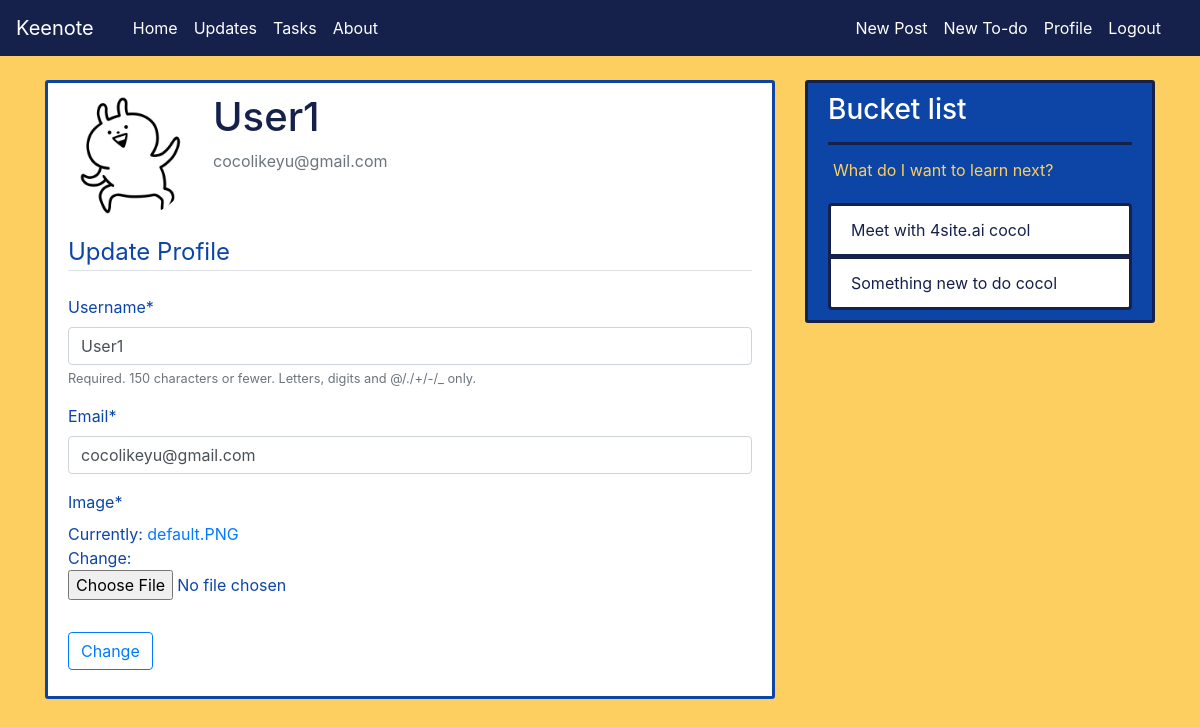
The app's page /profile/ (signed in) with its own data.
### users/models.py (models this page shows, shortened)
class Profile(models.Model):
    user = models.OneToOneField(User, on_delete=models.CASCADE)
    image = models.ImageField(default='default.PNG', upload_to='profile_pics')

### blog/models.py (models this page shows, shortened)
class Skill(models.Model):
    title = models.CharField(max_length = 200)
    content = models.TextField()
    author = models.ForeignKey(User, on_delete=models.CASCADE)

### users/views.py (the view)
# urls.py: path('profile/', user_views.profile, name='profile'),
@login_required
def profile(request):
    if request.method == 'POST':
        u_form = UserUpdateForm(request.POST, instance=request.user)
        p_form = ProfileUpdateForm(request.POST, request.FILES, instance=request.user.profile)
        if u_form.is_valid() and p_form.is_valid():
            u_form.save()
            p_form.save()
            messages.success(request, f'Your profile has been updated!')
            return redirect('profile')
    else:
        u_form = UserUpdateForm(instance=request.user)
        p_form = ProfileUpdateForm(instance=request.user.profile)
    context = {
        'u_form': u_form,
        'p_form': p_form
    }
    return render(request, 'users/profile.html', context)

### users/forms.py
class UserUpdateForm (forms.ModelForm):
    email = forms.EmailField()
    class Meta:
        model = User
        fields = ['username', 'email']

class ProfileUpdateForm(forms.ModelForm):
    class Meta:
        model= Profile
        fields = ['image']

### blog/templatetags/menu_items.py (called while the page is built)
@register.inclusion_tag('blog/menu_items.html')
def menu_items():
    user = User.objects.first()
    context = {
        'items': Skill.objects.filter(author=user) #filter(author=request.user)
    }
    return context #need to check user

### users/templates/users/profile.html (shortened to what this page needs)
{% extends "blog/base.html" %}
{% load crispy_forms_tags %}
{% block content %}
    <div class="content-section">
        <div class="media">
            <img class="rounded-circle account-img" src="{{ user.profile.image.url }}">
            <div class="media-body">
                <h2 class="account-heading">{{ user.username }}</h2>
                <p class="text-secondary">{{ user.email }}</p>
            </div>
        </div>
        <form method="POST" enctype="multipart/form-data">
            <fieldset class="form-group">
                <legend class="mb-4 border-bottom">Update Profile</legend>
                {{ u_form|crispy }}
                {{ p_form|crispy }}
            </fieldset>
            <div class="form-group">
                <button  class="btn btn-outline-primary"  type="submit">Change</button>
            </div>
        </form>
    </div>
{% endblock %}

### blog/templates/blog/menu_items.html
{% for item in items %}
        <li class="list-group-item list-group-item-light task-item">{{ item.title }}  {{ item.author }}</li>
{% endfor %}

### blog/static/blog/main.css (style rules this page uses)
body { background: #fdcf60; color: #16214b; margin-top: 5rem; }
h1, h2, h3, h4, h5, h6 { color: #16214b; }
.content-section { background-color: #ffffff; padding: 10px 20px; border: 3px solid #0c45a6; border-radius: 3px; margin-bottom: 20px; }
.list-group-item { color: #16214b; background-color: #ffffff; border: 3px solid #16214b; }
.account-img { height: 125px; width: 125px; margin-right: 20px; margin-bottom: 16px; }
.account-heading, .form-section { font-size: 2.5rem; color: #16214b; border-bottom: 3px, #fdcf60; }
.form, .form-group { background-color: #ffffff; color: #0c45a6; }

### records on screen
Skill: title "Meet with 4site.ai", author "cocol"
Skill: title "Something new to do", author "cocol"

### other values on screen
{{ user.username }} "User1"
{{ user.email }} "cocolikeyu@gmail.com"
